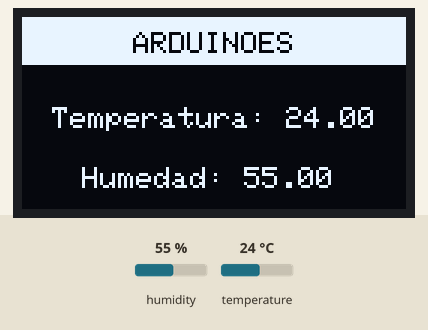
Bench run of a sketch on a simulated ESP32. Shown: 128×64 one-colour display. The test bench sets the inputs (shaded band); at power-on: humidity 55 %, temperature 24 °C. What the sketch prints to the serial monitor is not drawn.

Above: at 2.8 s.
2.9 s: humidity set to 22 %
At 5.3 s:
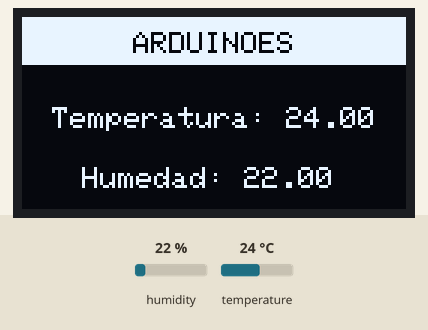
5.7 s: temperature set to 12 °C
At 6.6 s:
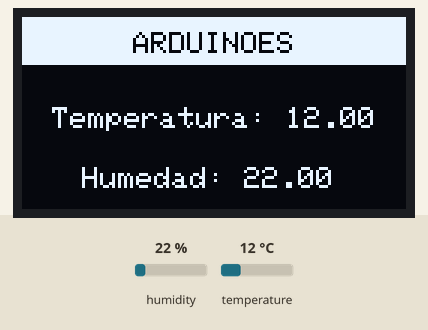
8.5 s: humidity set to 40 %
At 11.4 s:
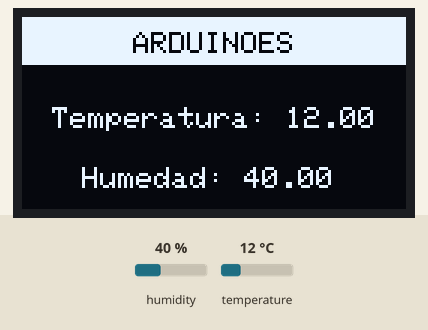
11.8 s: temperature set to 19 °C
Timing chart, 0 to 14.8 s (numbered marks = the images above; inputs shaded):
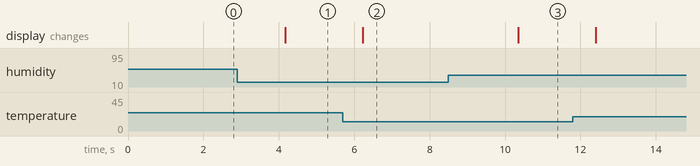

Measured:
- after the input at 2.9 s, the display: changes after 1.3 s (image 1)
- after the input at 5.7 s, the display: changes after 0.53 s (image 2)
- after the input at 8.5 s, the display: changes after 1.8 s (image 3)

The sketch:

ESP32DHT-SSD1306-Bibliotacas.ino
```cpp
#include "DHT.hpp"
#include "SSD1306.hpp"

void setup() {
  Serial.begin(115200);
  iniciarDHT();
  iniciarPantalla ();

}

void loop() {
  leerSensoresDHT();
  escribirPantalla();
   Serial.print("Humedad: ");
   Serial.print(humedad);
   Serial.println(" %\t");
   Serial.print("Temperatura: ");
   Serial.print(temperatura);
   Serial.println(" ºC ");
   delay(1000);
}
```

DHT.hpp
```cpp
#include "DHT.h"            // Biblioteca
#define DHTTYPE DHT22       // Configuración sensor DHT11 - DHT21
#define DHTPIN 15           // Pin sensor
DHT dht(DHTPIN, DHTTYPE);   // Instancia de la biblioteca

float temperatura;          // Variables
float humedad;

void leerSensoresDHT(){     // Función/Método

   // La lectura del sensor tarda 250 milisegundos
  temperatura = dht.readTemperature();
  humedad = dht.readHumidity();

   if (isnan(humedad) || isnan(temperatura)) {
      Serial.println("¡Error de lectura en el sensor DHT!");
      return;
   }
}

void iniciarDHT() {
  dht.begin();
}
```

SSD1306.hpp
```cpp
//  Biblietecas pantalla OLED "SSD1306"
#include <Wire.h>
#include <Adafruit_GFX.h>
#include <Adafruit_SSD1306.h>

// Configuración
#define SCREEN_WIDTH 128 // Pantalla OLED ancho, en pixeles
#define SCREEN_HEIGHT 64 // Pantalla OLED alto, en pixeles
#define OLED_RESET -1
#define SCREEN_ADDRESS 0x3c

// Instancia / constructor
Adafruit_SSD1306 display(SCREEN_WIDTH, SCREEN_HEIGHT, &Wire, OLED_RESET);

// Función / método
void escribirPantalla() {
  display.clearDisplay();
  display.fillRect(0, 0, 128, 16, WHITE);
  display.setTextSize(2);
  display.setTextColor(SSD1306_BLACK);
  display.setCursor(10, 0);
  display.setTextSize(1);
  display.setTextColor(SSD1306_WHITE);
  display.setCursor(37, 5);
  display.setTextColor(SSD1306_BLACK);
  display.print(F("ARDUINOES"));
  display.setTextColor(SSD1306_WHITE);
  display.setCursor(10, 30);
  display.print(F("Temperatura: "));
  display.println(temperatura);
  display.setCursor(20, 50);
  display.print(F("Humedad: "));
  display.println(humedad);
  display.display();
}
void iniciarPantalla () {
  // SSD1306_SWITCHCAPVCC = ajusta el vontaje a 3.3V
  if(!display.begin(SSD1306_SWITCHCAPVCC, SCREEN_ADDRESS)) {
    Serial.println(F("SSD1306 error de asignación"));
    for(;;); // bucle infinito => while(true)
  }
}
```
